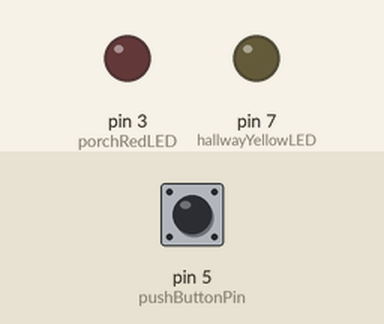
This sketch was run on a simulated Arduino Uno, built with avr-gcc and run on an emulated ATmega328P. Shown: output pins drawn as LEDs (lit = HIGH). The test bench sets the inputs (shaded band); at power-on: pin 5 (pushButtonPin) HIGH. What the sketch prints to the serial monitor is not drawn.

Above: at 1.2 s.
1.3 s: pin 5 (pushButtonPin) pulled LOW for 0.15 s
At 2.5 s:
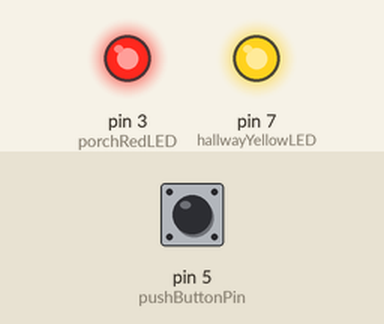
4.4 s: pin 5 (pushButtonPin) pulled LOW for 3.2 s
At 11.7 s:
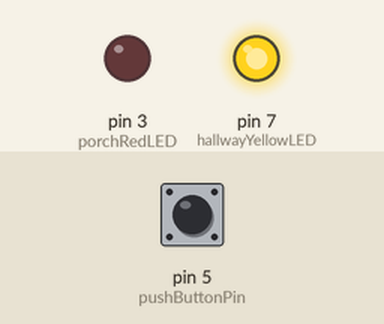
Timing chart, 0 to 14.8 s (numbered marks = the images above; inputs shaded):
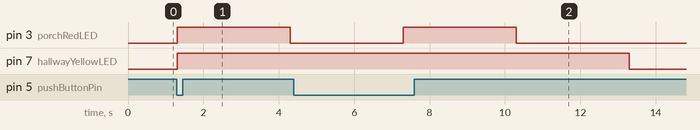

Measured:
- after the input at 1.3 s, pin 3 (porchRedLED): LOW → HIGH at once, → LOW 3.0 s later; pin 7 (hallwayYellowLED): LOW → HIGH at once
- after the input at 4.4 s, pin 3 (porchRedLED): LOW → HIGH after 2.9 s, → LOW 3.0 s later; pin 7 (hallwayYellowLED): HIGH → LOW after 8.9 s instead of 2.9 s

The sketch:

code.ino
```cpp
const int pushButtonPin = 5; // Push Button Pin
const int porchRedLED = 3; // Light 1 PIN
const int hallwayYellowLED = 7; // Light 2 Pin


void setup() {
  // Will Intialize the code on startup;
  pinMode(pushButtonPin, INPUT_PULLUP); // Button pin set to input_pullup,
  // this makes sure to reduce random noice if push button is not clicked.
  pinMode(porchRedLED, OUTPUT); // Led pin set to output.
  pinMode(hallwayYellowLED, OUTPUT); // Led pin set to output.
  Serial.begin(9600); // Opening console at 9600.
}


void loop() {
  int pushButtonState = digitalRead(pushButtonPin); // Listening status,
  // if button is pressed or not.

  if (pushButtonState == LOW){ // As we have set status to Input_Pullup by
  // default it's value is low, so when button is pushed status is set to low.
    digitalWrite(porchRedLED, HIGH);
    digitalWrite(hallwayYellowLED, HIGH);
    delay(3000);
    digitalWrite(porchRedLED, LOW); // stoping LED 1 after 3 sec.
    delay(3000);
    digitalWrite(hallwayYellowLED, LOW); // Stopping LED 2 after 6 sec.
  }else {
    Serial.println("Project by Ravneet Singh. 2510994789");
    delay(100);
  };

}
```
